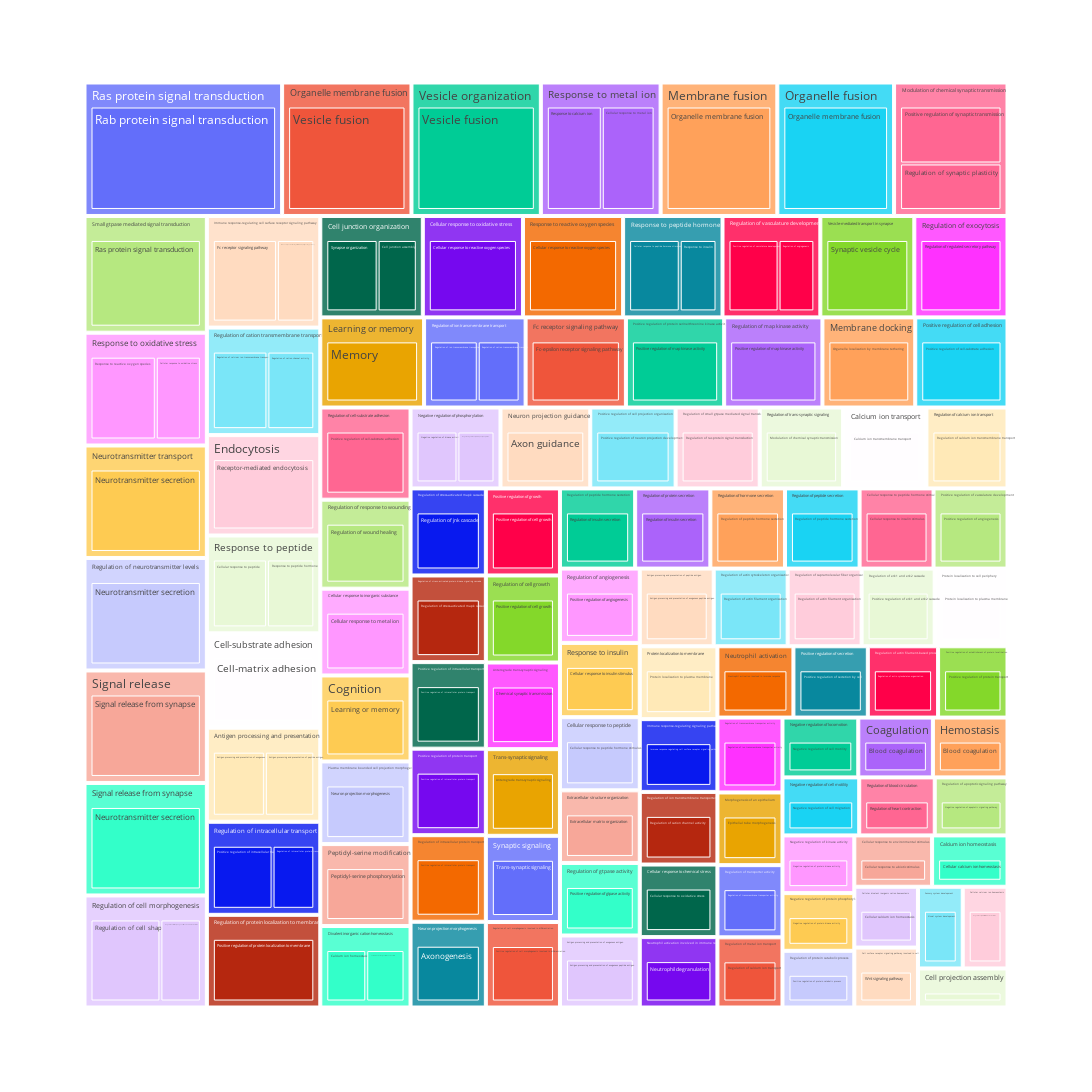

Write notebook code for a chart like this one.
### Code cell
fig

### Figure 1 — Plotly figure (JSON) as saved in the notebook; plotly's stock layout.template omitted (floating-point values rounded to 4 significant figures; data arrays with more than 128 entries replaced by an {"elided": "..."} marker saying what was removed)
{"data": [{"branchvalues": "total", "customdata": {"elided": "231x2 mixed values"}, "domain": {"x": [0, 1], "y": [0, 1]}, "hovertemplate": "labels=%{label}<br>odds=%{customdata[1]}<br>parent=%{parent}<br>id=%{id}<br>fdr_bh=%{customdata[0]}<extra></extra>", "ids": {"elided": "231 str values"}, "labels": {"elided": "231 str values"}, "name": "", "parents": {"elided": "231 str values"}, "type": "treemap", "values": {"elided": "231 float values"}}], "layout": {"height": 1200, "legend": {"tracegroupgap": 0}, "margin": {"t": 60}, "width": 2000}}
